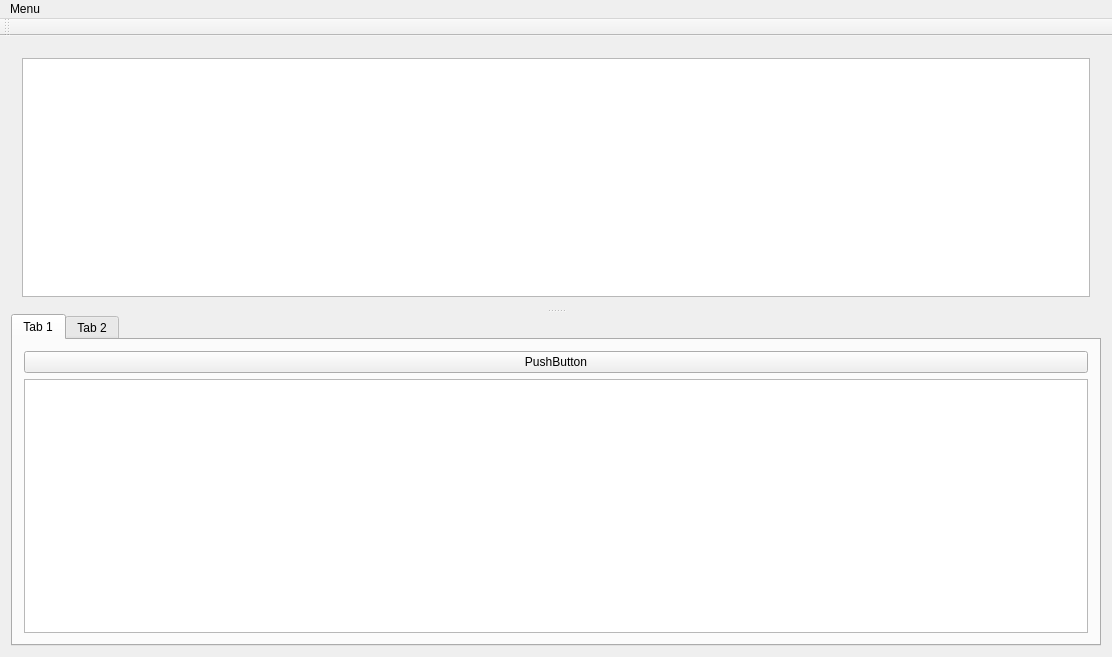
<?xml version="1.0" encoding="UTF-8"?>
<ui version="4.0">
 <class>MainWindow</class>
 <widget class="QMainWindow" name="MainWindow">
  <property name="geometry">
   <rect>
    <x>0</x>
    <y>0</y>
    <width>1112</width>
    <height>657</height>
   </rect>
  </property>
  <property name="sizePolicy">
   <sizepolicy hsizetype="Expanding" vsizetype="Expanding">
    <horstretch>0</horstretch>
    <verstretch>0</verstretch>
   </sizepolicy>
  </property>
  <property name="windowTitle">
   <string>MainWindow</string>
  </property>
  <widget class="QWidget" name="centralWidget">
   <property name="sizePolicy">
    <sizepolicy hsizetype="Expanding" vsizetype="Expanding">
     <horstretch>0</horstretch>
     <verstretch>0</verstretch>
    </sizepolicy>
   </property>
   <property name="maximumSize">
    <size>
     <width>16777215</width>
     <height>16777215</height>
    </size>
   </property>
   <layout class="QVBoxLayout" name="verticalLayout_4">
    <item>
     <widget class="QSplitter" name="splitter_2">
      <property name="font">
       <font>
        <weight>50</weight>
        <bold>false</bold>
       </font>
      </property>
      <property name="frameShape">
       <enum>QFrame::NoFrame</enum>
      </property>
      <property name="lineWidth">
       <number>1</number>
      </property>
      <property name="midLineWidth">
       <number>0</number>
      </property>
      <property name="orientation">
       <enum>Qt::Vertical</enum>
      </property>
      <property name="handleWidth">
       <number>6</number>
      </property>
      <property name="childrenCollapsible">
       <bool>false</bool>
      </property>
      <widget class="QWidget" name="widget" native="true">
       <layout class="QVBoxLayout" name="verticalLayout">
        <item>
         <widget class="QTableView" name="tableView_2">
          <attribute name="horizontalHeaderCascadingSectionResizes">
           <bool>false</bool>
          </attribute>
          <attribute name="horizontalHeaderStretchLastSection">
           <bool>true</bool>
          </attribute>
         </widget>
        </item>
       </layout>
      </widget>
      <widget class="QWidget" name="widget_2" native="true">
       <layout class="QVBoxLayout" name="verticalLayout_2">
        <property name="spacing">
         <number>0</number>
        </property>
        <property name="leftMargin">
         <number>0</number>
        </property>
        <property name="topMargin">
         <number>0</number>
        </property>
        <property name="rightMargin">
         <number>0</number>
        </property>
        <property name="bottomMargin">
         <number>0</number>
        </property>
        <item>
         <widget class="QTabWidget" name="tabWidget">
          <property name="currentIndex">
           <number>0</number>
          </property>
          <widget class="QWidget" name="tab">
           <attribute name="title">
            <string>Tab 1</string>
           </attribute>
           <layout class="QVBoxLayout" name="verticalLayout_3">
            <item>
             <widget class="QPushButton" name="pushButton">
              <property name="text">
               <string>PushButton</string>
              </property>
             </widget>
            </item>
            <item>
             <widget class="QTableView" name="tableView">
              <attribute name="horizontalHeaderStretchLastSection">
               <bool>true</bool>
              </attribute>
             </widget>
            </item>
           </layout>
          </widget>
          <widget class="QWidget" name="tab_2">
           <attribute name="title">
            <string>Tab 2</string>
           </attribute>
          </widget>
         </widget>
        </item>
       </layout>
      </widget>
     </widget>
    </item>
   </layout>
  </widget>
  <widget class="QMenuBar" name="menuBar">
   <property name="geometry">
    <rect>
     <x>0</x>
     <y>0</y>
     <width>1112</width>
     <height>25</height>
    </rect>
   </property>
   <widget class="QMenu" name="menuMenu">
    <property name="title">
     <string>Menu</string>
    </property>
    <addaction name="actionOption1"/>
    <addaction name="actionOption2"/>
   </widget>
   <addaction name="menuMenu"/>
  </widget>
  <widget class="QToolBar" name="mainToolBar">
   <attribute name="toolBarArea">
    <enum>TopToolBarArea</enum>
   </attribute>
   <attribute name="toolBarBreak">
    <bool>false</bool>
   </attribute>
  </widget>
  <action name="actionOption1">
   <property name="text">
    <string>Option1</string>
   </property>
  </action>
  <action name="actionOption2">
   <property name="text">
    <string>Option2</string>
   </property>
  </action>
 </widget>
 <layoutdefault spacing="6" margin="11"/>
 <resources/>
 <connections/>
</ui>
